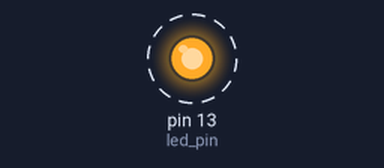
Simulated run of this sketch. Board: Arduino Uno, built with avr-gcc and run on an emulated ATmega328P. Shown: output pins drawn as LEDs (lit = HIGH). Dashed ring = blinking.

Above: at 0.5 s.
Timing chart, 0 to 4.6 s (numbered marks = the images above):
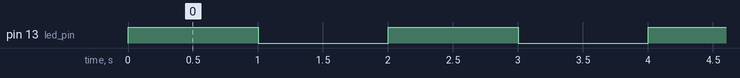

Measured:
- by itself, pin 13 (led_pin): alternates HIGH for 1.0 s and LOW for 1.0 s

The sketch:

blink-led.ino
```cpp
/* BLINKING A LED */

// A "function" is a named block of code, that performs a specific,
// well, function. Many useful functions are already built-in to
// the Arduino; others you'll name and write yourself for your
// own purposes.

// All Arduino sketches MUST have two specific functions, named
// "setup()" and "loop()". The Arduino runs these functions
// automatically when it starts up or if you press the reset
// button. You'll typically fill these function "shells" with your
// own code. Let's get started!


// The setup() function runs once when the sketch starts.
// You'll use it for things you need to do first, or only once:

// led_pin is a variable (a name that holds a value [every time 'led_pin' is used, the computer views it as 13] )
// 'int' represents the type of value that the computer will expect to get from 'led_pin', an integer
int led_pin = 13;

void setup()
{
  // The Arduino has 13 digital input/output pins. These pins
  // can be configured as either inputs or outputs. We set this
  // up with a built-in function called pinMode().

  // The pinMode() function takes two values, which you type in
  // the parenthesis after the function name. The first value is
  // a pin number, the second value is the word INPUT or OUTPUT.

  // Here we'll set up pin 13 (the one connected to a LED) to be
  // an output. We're doing this because we need to send voltage
  // "out" of the Arduino to the LED.

  pinMode(led_pin, OUTPUT);
}


// After setup() finishes, the loop() function runs over and over
// again, forever (or until you turn off or reset the Arduino).
// This is usually where the bulk of your program lives:

void loop()
{
  // The 13 digital pins on your Arduino are great at inputting
  // and outputting on/off, or "digital" signals. These signals
  // will always be either 5 Volts (which we call "HIGH"), or
  // 0 Volts (which we call "LOW").

  // Because we have an LED connected to pin 13, if we make that
  // output HIGH, the LED will get voltage and light up. If we make
  // that output LOW, the LED will have no voltage and turn off.

  // digitalWrite() is the built-in function we use to make an
  // output pin HIGH or LOW. It takes two values; a pin number,
  // followed by the word HIGH or LOW:

  digitalWrite(13, HIGH);   // Turn on the LED

  // delay() is a function that pauses for a given amount of time.
  // It takes one value, the amount of time to wait, measured in
  // milliseconds. There are 1000 milliseconds in a second, so if
  // you delay(1000), it will pause for exactly one second:

  delay(1000);              // Wait for one second

  digitalWrite(13, LOW);    // Turn off the LED

  delay(1000);              // Wait for one second

  // All together, the above code turns the LED on, waits one
  // second, turns it off, and waits another second.

  // When the computer gets to the end of the loop() function,
  // it starts loop() over again. So this program will continue
  // blinking the LED on and off!
}
```
